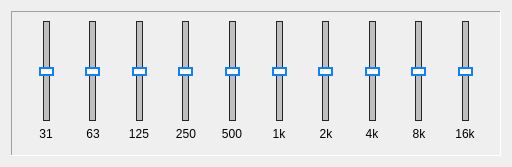
      <widget class="QWidget" name="EQ1">
       <attribute name="title">
        <string>EQ1</string>
       </attribute>
       <layout class="QVBoxLayout" name="verticalLayout_2">
        <item>
         <widget class="QFrame" name="EQ1_frame">
          <property name="sizePolicy">
           <sizepolicy hsizetype="Fixed" vsizetype="Fixed">
            <horstretch>0</horstretch>
            <verstretch>0</verstretch>
           </sizepolicy>
          </property>
          <property name="minimumSize">
           <size>
            <width>490</width>
            <height>145</height>
           </size>
          </property>
          <property name="maximumSize">
           <size>
            <width>490</width>
            <height>145</height>
           </size>
          </property>
          <property name="frameShape">
           <enum>QFrame::Panel</enum>
          </property>
          <property name="frameShadow">
           <enum>QFrame::Sunken</enum>
          </property>
          <layout class="QHBoxLayout" name="horizontalLayout">
           <item>
            <spacer name="horizontalSpacer">
             <property name="orientation">
              <enum>Qt::Horizontal</enum>
             </property>
             <property name="sizeType">
              <enum>QSizePolicy::Fixed</enum>
             </property>
             <property name="sizeHint" stdset="0">
              <size>
               <width>5</width>
               <height>20</height>
              </size>
             </property>
            </spacer>
           </item>
           <item>
            <layout class="QVBoxLayout" name="Band1">
             <item alignment="Qt::AlignHCenter">
              <widget class="QSlider" name="verticalSlider1">
               <property name="minimumSize">
                <size>
                 <width>0</width>
                 <height>100</height>
                </size>
               </property>
               <property name="maximumSize">
                <size>
                 <width>16777215</width>
                 <height>100</height>
                </size>
               </property>
               <property name="font">
                <font>
                 <kerning>true</kerning>
                </font>
               </property>
               <property name="styleSheet">
                <string notr="true">.QSlider::groove:vertical {
    border: 1px solid #262626;
	background: rgb(191, 191, 191);
	width: 5px;
	margin: 0 12px;
}

.QSlider::handle:vertical {
    background: white;
    border: 2px solid rgb(15, 128, 255);
    height: 5px;
    width: 10px;
	margin: 0px -5px
	
}


</string>
               </property>
               <property name="minimum">
                <number>-1</number>
               </property>
               <property name="maximum">
                <number>1</number>
               </property>
               <property name="pageStep">
                <number>1</number>
               </property>
               <property name="value">
                <number>0</number>
               </property>
               <property name="tracking">
                <bool>true</bool>
               </property>
               <property name="orientation">
                <enum>Qt::Vertical</enum>
               </property>
               <property name="invertedAppearance">
                <bool>false</bool>
               </property>
               <property name="invertedControls">
                <bool>false</bool>
               </property>
              </widget>
             </item>
             <item alignment="Qt::AlignHCenter|Qt::AlignTop">
              <widget class="QLabel" name="EQ1_31_Lab">
               <property name="minimumSize">
                <size>
                 <width>30</width>
                 <height>0</height>
                </size>
               </property>
               <property name="maximumSize">
                <size>
                 <width>30</width>
                 <height>16777215</height>
                </size>
               </property>
               <property name="text">
                <string>31</string>
               </property>
               <property name="alignment">
                <set>Qt::AlignCenter</set>
               </property>
              </widget>
             </item>
            </layout>
           </item>
           <item>
            <layout class="QVBoxLayout" name="Band2">
             <item alignment="Qt::AlignHCenter">
              <widget class="QSlider" name="EQ1_63">
               <property name="minimumSize">
                <size>
                 <width>0</width>
                 <height>100</height>
                </size>
               </property>
               <property name="maximumSize">
                <size>
                 <width>16777215</width>
                 <height>100</height>
                </size>
               </property>
               <property name="font">
                <font>
                 <kerning>true</kerning>
                </font>
               </property>
               <property name="styleSheet">
                <string notr="true">.QSlider::groove:vertical {
    border: 1px solid #262626;
	background: rgb(191, 191, 191);
	width: 5px;
	margin: 0 12px;
}

.QSlider::handle:vertical {
    background: white;
    border: 2px solid rgb(15, 128, 255);
    height: 5px;
    width: 10px;
	margin: 0px -5px
	
}


</string>
               </property>
               <property name="minimum">
                <number>-1</number>
               </property>
               <property name="maximum">
                <number>1</number>
               </property>
               <property name="pageStep">
                <number>1</number>
               </property>
               <property name="tracking">
                <bool>true</bool>
               </property>
               <property name="orientation">
                <enum>Qt::Vertical</enum>
               </property>
               <property name="invertedAppearance">
                <bool>false</bool>
               </property>
               <property name="invertedControls">
                <bool>false</bool>
               </property>
              </widget>
             </item>
             <item alignment="Qt::AlignHCenter|Qt::AlignTop">
              <widget class="QLabel" name="EQ1_63_Lab">
               <property name="minimumSize">
                <size>
                 <width>30</width>
                 <height>0</height>
                </size>
               </property>
               <property name="maximumSize">
                <size>
                 <width>30</width>
                 <height>16777215</height>
                </size>
               </property>
               <property name="text">
                <string>63</string>
               </property>
               <property name="alignment">
                <set>Qt::AlignCenter</set>
               </property>
              </widget>
             </item>
            </layout>
           </item>
           <item>
            <layout class="QVBoxLayout" name="Band3">
             <item alignment="Qt::AlignHCenter">
              <widget class="QSlider" name="EQ1_125">
               <property name="minimumSize">
                <size>
                 <width>0</width>
                 <height>100</height>
                </size>
               </property>
               <property name="maximumSize">
                <size>
                 <width>16777215</width>
                 <height>100</height>
                </size>
               </property>
               <property name="font">
                <font>
                 <kerning>true</kerning>
                </font>
               </property>
               <property name="styleSheet">
                <string notr="true">.QSlider::groove:vertical {
    border: 1px solid #262626;
	background: rgb(191, 191, 191);
	width: 5px;
	margin: 0 12px;
}

.QSlider::handle:vertical {
    background: white;
    border: 2px solid rgb(15, 128, 255);
    height: 5px;
    width: 10px;
	margin: 0px -5px
	
}


</string>
               </property>
               <property name="minimum">
                <number>-1</number>
               </property>
               <property name="maximum">
                <number>1</number>
               </property>
               <property name="pageStep">
                <number>1</number>
               </property>
               <property name="tracking">
                <bool>true</bool>
               </property>
               <property name="orientation">
                <enum>Qt::Vertical</enum>
               </property>
               <property name="invertedAppearance">
                <bool>false</bool>
               </property>
               <property name="invertedControls">
                <bool>false</bool>
               </property>
              </widget>
             </item>
             <item alignment="Qt::AlignHCenter|Qt::AlignTop">
              <widget class="QLabel" name="EQ1_125_Lab">
               <property name="minimumSize">
                <size>
                 <width>30</width>
                 <height>0</height>
                </size>
               </property>
               <property name="maximumSize">
                <size>
                 <width>30</width>
                 <height>16777215</height>
                </size>
               </property>
               <property name="text">
                <string>125</string>
               </property>
               <property name="alignment">
                <set>Qt::AlignCenter</set>
               </property>
              </widget>
             </item>
            </layout>
           </item>
           <item>
            <layout class="QVBoxLayout" name="Band4">
             <item alignment="Qt::AlignHCenter">
              <widget class="QSlider" name="EQ1_250">
               <property name="minimumSize">
                <size>
                 <width>0</width>
                 <height>100</height>
                </size>
               </property>
               <property name="maximumSize">
                <size>
                 <width>16777215</width>
                 <height>100</height>
                </size>
               </property>
               <property name="font">
                <font>
                 <kerning>true</kerning>
                </font>
               </property>
               <property name="styleSheet">
                <string notr="true">.QSlider::groove:vertical {
    border: 1px solid #262626;
	background: rgb(191, 191, 191);
	width: 5px;
	margin: 0 12px;
}

.QSlider::handle:vertical {
    background: white;
    border: 2px solid rgb(15, 128, 255);
    height: 5px;
    width: 10px;
	margin: 0px -5px
	
}


</string>
               </property>
               <property name="minimum">
                <number>-1</number>
               </property>
               <property name="maximum">
                <number>1</number>
               </property>
               <property name="pageStep">
                <number>1</number>
               </property>
               <property name="tracking">
                <bool>true</bool>
               </property>
               <property name="orientation">
                <enum>Qt::Vertical</enum>
               </property>
               <property name="invertedAppearance">
                <bool>false</bool>
               </property>
               <property name="invertedControls">
                <bool>false</bool>
               </property>
              </widget>
             </item>
             <item alignment="Qt::AlignHCenter|Qt::AlignTop">
              <widget class="QLabel" name="EQ1_250_Lab">
               <property name="minimumSize">
                <size>
                 <width>30</width>
                 <height>0</height>
                </size>
               </property>
               <property name="maximumSize">
                <size>
                 <width>30</width>
                 <height>16777215</height>
                </size>
               </property>
               <property name="text">
                <string>250</string>
               </property>
               <property name="alignment">
                <set>Qt::AlignCenter</set>
               </property>
              </widget>
             </item>
            </layout>
           </item>
           <item>
            <layout class="QVBoxLayout" name="Band5">
             <item alignment="Qt::AlignHCenter">
              <widget class="QSlider" name="EQ1_500">
               <property name="minimumSize">
                <size>
                 <width>0</width>
                 <height>100</height>
                </size>
               </property>
               <property name="maximumSize">
                <size>
                 <width>16777215</width>
                 <height>100</height>
                </size>
               </property>
               <property name="font">
                <font>
                 <kerning>true</kerning>
                </font>
               </property>
               <property name="styleSheet">
                <string notr="true">.QSlider::groove:vertical {
    border: 1px solid #262626;
	background: rgb(191, 191, 191);
	width: 5px;
	margin: 0 12px;
}

.QSlider::handle:vertical {
    background: white;
    border: 2px solid rgb(15, 128, 255);
    height: 5px;
    width: 10px;
	margin: 0px -5px
	
}


</string>
               </property>
               <property name="minimum">
                <number>-1</number>
               </property>
               <property name="maximum">
                <number>1</number>
               </property>
               <property name="pageStep">
                <number>1</number>
               </property>
               <property name="tracking">
                <bool>true</bool>
               </property>
               <property name="orientation">
                <enum>Qt::Vertical</enum>
               </property>
               <property name="invertedAppearance">
                <bool>false</bool>
               </property>
               <property name="invertedControls">
                <bool>false</bool>
               </property>
              </widget>
             </item>
             <item alignment="Qt::AlignHCenter|Qt::AlignTop">
              <widget class="QLabel" name="EQ1_500_Lab">
               <property name="minimumSize">
                <size>
                 <width>30</width>
                 <height>0</height>
                </size>
               </property>
               <property name="maximumSize">
                <size>
                 <width>30</width>
                 <height>16777215</height>
                </size>
               </property>
               <property name="text">
                <string>500</string>
               </property>
               <property name="alignment">
                <set>Qt::AlignCenter</set>
               </property>
              </widget>
             </item>
            </layout>
           </item>
           <item>
            <layout class="QVBoxLayout" name="Band6">
             <item alignment="Qt::AlignHCenter">
              <widget class="QSlider" name="EQ1_1000">
               <property name="minimumSize">
                <size>
                 <width>0</width>
                 <height>100</height>
                </size>
               </property>
               <property name="maximumSize">
                <size>
                 <width>16777215</width>
                 <height>100</height>
                </size>
               </property>
               <property name="sizeIncrement">
                <size>
                 <width>0</width>
                 <height>0</height>
                </size>
               </property>
               <property name="font">
                <font>
                 <kerning>true</kerning>
                </font>
               </property>
               <property name="styleSheet">
                <string notr="true">.QSlider::groove:vertical {
    border: 1px solid #262626;
	background: rgb(191, 191, 191);
	width: 5px;
	margin: 0 12px;
}

.QSlider::handle:vertical {
    background: white;
    border: 2px solid rgb(15, 128, 255);
    height: 5px;
    width: 10px;
	margin: 0px -5px
	
}


</string>
               </property>
               <property name="minimum">
                <number>-1</number>
               </property>
               <property name="maximum">
                <number>1</number>
               </property>
               <property name="pageStep">
                <number>1</number>
               </property>
               <property name="tracking">
                <bool>true</bool>
               </property>
               <property name="orientation">
                <enum>Qt::Vertical</enum>
               </property>
               <property name="invertedAppearance">
                <bool>false</bool>
               </property>
               <property name="invertedControls">
                <bool>false</bool>
               </property>
              </widget>
             </item>
             <item alignment="Qt::AlignHCenter|Qt::AlignTop">
              <widget class="QLabel" name="EQ1_1000_Lab">
               <property name="minimumSize">
                <size>
                 <width>30</width>
                 <height>0</height>
                </size>
               </property>
               <property name="maximumSize">
                <size>
                 <width>30</width>
                 <height>16777215</height>
                </size>
               </property>
               <property name="text">
                <string>1k</string>
               </property>
               <property name="alignment">
                <set>Qt::AlignCenter</set>
               </property>
              </widget>
             </item>
            </layout>
           </item>
           <item>
            <layout class="QVBoxLayout" name="Band7">
             <item alignment="Qt::AlignHCenter">
              <widget class="QSlider" name="EQ1_2000">
               <property name="minimumSize">
                <size>
                 <width>0</width>
                 <height>100</height>
                </size>
               </property>
               <property name="maximumSize">
                <size>
                 <width>16777215</width>
                 <height>100</height>
                </size>
               </property>
               <property name="font">
                <font>
                 <kerning>true</kerning>
                </font>
               </property>
               <property name="styleSheet">
                <string notr="true">.QSlider::groove:vertical {
    border: 1px solid #262626;
	background: rgb(191, 191, 191);
	width: 5px;
	margin: 0 12px;
}

.QSlider::handle:vertical {
    background: white;
    border: 2px solid rgb(15, 128, 255);
    height: 5px;
    width: 10px;
	margin: 0px -5px
	
}


</string>
               </property>
               <property name="minimum">
                <number>-1</number>
               </property>
               <property name="maximum">
                <number>1</number>
               </property>
               <property name="pageStep">
                <number>1</number>
               </property>
               <property name="tracking">
                <bool>true</bool>
               </property>
               <property name="orientation">
                <enum>Qt::Vertical</enum>
               </property>
               <property name="invertedAppearance">
                <bool>false</bool>
               </property>
               <property name="invertedControls">
                <bool>false</bool>
               </property>
              </widget>
             </item>
             <item alignment="Qt::AlignHCenter|Qt::AlignTop">
              <widget class="QLabel" name="EQ1_2000_Lab">
               <property name="minimumSize">
                <size>
                 <width>30</width>
                 <height>0</height>
                </size>
               </property>
               <property name="maximumSize">
                <size>
                 <width>30</width>
                 <height>16777215</height>
                </size>
               </property>
               <property name="text">
                <string>2k</string>
               </property>
               <property name="alignment">
                <set>Qt::AlignCenter</set>
               </property>
              </widget>
             </item>
            </layout>
           </item>
           <item>
            <layout class="QVBoxLayout" name="Band8">
             <item alignment="Qt::AlignHCenter">
              <widget class="QSlider" name="EQ1_4000">
               <property name="minimumSize">
                <size>
                 <width>0</width>
                 <height>100</height>
                </size>
               </property>
               <property name="maximumSize">
                <size>
                 <width>16777215</width>
                 <height>100</height>
                </size>
               </property>
               <property name="font">
                <font>
                 <kerning>true</kerning>
                </font>
               </property>
               <property name="styleSheet">
                <string notr="true">.QSlider::groove:vertical {
    border: 1px solid #262626;
	background: rgb(191, 191, 191);
	width: 5px;
	margin: 0 12px;
}

.QSlider::handle:vertical {
    background: white;
    border: 2px solid rgb(15, 128, 255);
    height: 5px;
    width: 10px;
	margin: 0px -5px
	
}


</string>
               </property>
               <property name="minimum">
                <number>-1</number>
               </property>
               <property name="maximum">
                <number>1</number>
               </property>
               <property name="pageStep">
                <number>1</number>
               </property>
               <property name="tracking">
                <bool>true</bool>
               </property>
               <property name="orientation">
                <enum>Qt::Vertical</enum>
               </property>
               <property name="invertedAppearance">
                <bool>false</bool>
               </property>
               <property name="invertedControls">
                <bool>false</bool>
               </property>
              </widget>
             </item>
             <item alignment="Qt::AlignHCenter|Qt::AlignTop">
              <widget class="QLabel" name="EQ1_4000_Lab">
               <property name="minimumSize">
                <size>
                 <width>30</width>
                 <height>0</height>
                </size>
               </property>
               <property name="maximumSize">
                <size>
                 <width>30</width>
                 <height>16777215</height>
                </size>
               </property>
               <property name="text">
                <string>4k</string>
               </property>
               <property name="alignment">
                <set>Qt::AlignCenter</set>
               </property>
              </widget>
             </item>
            </layout>
           </item>
           <item>
            <layout class="QVBoxLayout" name="Band9">
             <item alignment="Qt::AlignHCenter">
              <widget class="QSlider" name="EQ1_8000">
               <property name="minimumSize">
                <size>
                 <width>0</width>
                 <height>100</height>
                </size>
               </property>
               <property name="maximumSize">
                <size>
                 <width>16777215</width>
                 <height>100</height>
                </size>
               </property>
               <property name="font">
                <font>
                 <kerning>true</kerning>
                </font>
               </property>
               <property name="styleSheet">
                <string notr="true">.QSlider::groove:vertical {
    border: 1px solid #262626;
	background: rgb(191, 191, 191);
	width: 5px;
	margin: 0 12px;
}

.QSlider::handle:vertical {
    background: white;
    border: 2px solid rgb(15, 128, 255);
    height: 5px;
    width: 10px;
	margin: 0px -5px
	
}


</string>
               </property>
               <property name="minimum">
                <number>-1</number>
               </property>
               <property name="maximum">
                <number>1</number>
               </property>
               <property name="pageStep">
                <number>1</number>
               </property>
               <property name="tracking">
                <bool>true</bool>
               </property>
               <property name="orientation">
                <enum>Qt::Vertical</enum>
               </property>
               <property name="invertedAppearance">
                <bool>false</bool>
               </property>
               <property name="invertedControls">
                <bool>false</bool>
               </property>
              </widget>
             </item>
             <item alignment="Qt::AlignHCenter|Qt::AlignTop">
              <widget class="QLabel" name="EQ1_8000_Lab">
               <property name="minimumSize">
                <size>
                 <width>30</width>
                 <height>0</height>
                </size>
               </property>
               <property name="maximumSize">
                <size>
                 <width>30</width>
                 <height>16777215</height>
                </size>
               </property>
               <property name="text">
                <string>8k</string>
               </property>
               <property name="alignment">
                <set>Qt::AlignCenter</set>
               </property>
              </widget>
             </item>
            </layout>
           </item>
           <item>
            <layout class="QVBoxLayout" name="Band10">
             <item alignment="Qt::AlignHCenter">
              <widget class="QSlider" name="EQ1_16000">
               <property name="minimumSize">
                <size>
                 <width>0</width>
                 <height>100</height>
                </size>
               </property>
               <property name="maximumSize">
                <size>
                 <width>16777215</width>
                 <height>100</height>
                </size>
               </property>
               <property name="font">
                <font>
                 <kerning>true</kerning>
                </font>
               </property>
               <property name="styleSheet">
                <string notr="true">.QSlider::groove:vertical {
    border: 1px solid #262626;
	background: rgb(191, 191, 191);
	width: 5px;
	margin: 0 12px;
}

.QSlider::handle:vertical {
    background: white;
    border: 2px solid rgb(15, 128, 255);
    height: 5px;
    width: 10px;
	margin: 0px -5px
	
}


</string>
               </property>
               <property name="minimum">
                <number>-1</number>
               </property>
               <property name="maximum">
                <number>1</number>
               </property>
               <property name="pageStep">
                <number>1</number>
               </property>
               <property name="tracking">
                <bool>true</bool>
               </property>
               <property name="orientation">
                <enum>Qt::Vertical</enum>
               </property>
               <property name="invertedAppearance">
                <bool>false</bool>
               </property>
               <property name="invertedControls">
                <bool>false</bool>
               </property>
              </widget>
             </item>
             <item alignment="Qt::AlignHCenter|Qt::AlignTop">
              <widget class="QLabel" name="EQ1_16000_Lab">
               <property name="minimumSize">
                <size>
                 <width>30</width>
                 <height>0</height>
                </size>
               </property>
               <property name="maximumSize">
                <size>
                 <width>30</width>
                 <height>16777215</height>
                </size>
               </property>
               <property name="text">
                <string>16k</string>
               </property>
               <property name="alignment">
                <set>Qt::AlignCenter</set>
               </property>
              </widget>
             </item>
            </layout>
           </item>
           <item>
            <spacer name="horizontalSpacer_2">
             <property name="orientation">
              <enum>Qt::Horizontal</enum>
             </property>
             <property name="sizeType">
              <enum>QSizePolicy::Fixed</enum>
             </property>
             <property name="sizeHint" stdset="0">
              <size>
               <width>5</width>
               <height>20</height>
              </size>
             </property>
            </spacer>
           </item>
          </layout>
         </widget>
        </item>
       </layout>
      </widget>
